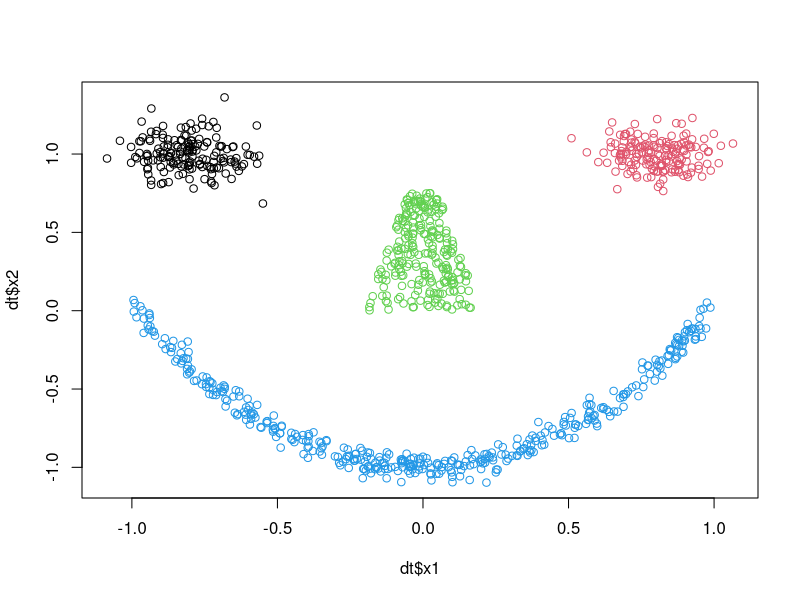
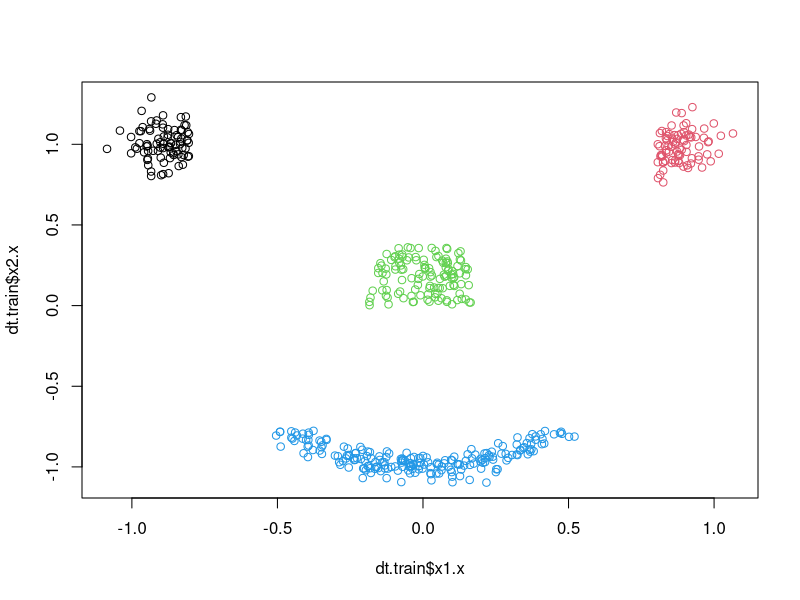

Reproduce these figures in R, in order. (Note: this script raises an error after producing the figures.)
#Generate Smiley data set
D = 2  #dimensionality
K = 4  #number of classes
N = 1000  #size of sample

library(mlbench)
smiley = mlbench.smiley(n=N, sd1 = 0.1, sd2 = 0.05)

dt = data.frame(cbind(smiley$x, smiley$classes))
names(dt) = c("x1", "x2", "y")
plot(dt$x1, dt$x2, col = dt$y)

medians = aggregate(dt[, !names(dt) %in% c("y")], list(dt$y), median)
dt = merge(dt, medians, by.x = c("y"), by.y = ("Group.1"))

dt$flag_train = ifelse((dt$y == 1)&(dt$x1.x <= dt$x1.y), 1, 0)
dt$flag_train = ifelse((dt$y == 2)&(dt$x1.x > dt$x1.y), 1, dt$flag_train)
dt$flag_train = ifelse((dt$y == 3)&(dt$x2.x < dt$x2.y), 1, dt$flag_train)
dt$flag_train = ifelse((dt$y == 4)&(dt$x2.x < dt$x2.y), 1, dt$flag_train)

dt.train = dt[dt$flag_train == 1, ]
plot(dt.train$x1.x, dt.train$x2.x, col = dt.train$y)

set.seed(1)
order = sample(seq(1,N))
dt = dt[order, ]

X = as.matrix(dt[, c("x1.x", "x2.x")])
y = dt[, c("y")]

outcomes = matrix(0, ncol = K, nrow = N)
for (i in 1:N) {
  outcomes[i, y[i]] = 1
}

#train and test
X.train = as.matrix(dt[dt$flag_train == 1, c("x1.x", "x2.x")])
y.train = as.matrix(dt[dt$flag_train == 1, c("y")])
N.train = length(y.train)
X.test = as.matrix(dt[dt$flag_train == 0, c("x1.x", "x2.x")])
y.test = as.matrix(dt[dt$flag_train == 0, c("y")])

outcomes.train = matrix(0, ncol = K, nrow = N.train)
for (i in 1:N.train) {
  outcomes.train[i, y.train[i]] = 1
}

outcomes.test = matrix(0, ncol = K, nrow = (N-N.train))
for (i in 1:(N-N.train)) {
  outcomes.test[i, y.test[i]] = 1
}

Xones.test = cbind(rep(1, dim(X.test)[1]), X.test)

#params
M <- 3000
M0 <- 1000 #burn-in

#AA on test data set
AA = AA_multiclass(outcomes.test, X.test, M, M0, a = 0.01, sigma = 0.9)
loss_AA <- -log(apply(AA$gamma * outcomes.test, 1, sum))
Loss_AA <- cumsum(loss_AA)
max(Loss_AA)

#nn on training data
nn = neuron(outcomes.train, X.train, step_size = 2, reg = 0, maxiter = 10000)
params.nn = rbind(nn$b, nn$W)
probs.nn = Xones.test %*% params.nn
probs.nn = exp(probs.nn)
probs.nn = probs.nn / apply(probs.nn, 1, sum)
loss_nn <- -log(apply(probs.nn * outcomes.test, 1, sum))
Loss_nn <- cumsum(loss_nn)
max(Loss_nn)
y.nn = rep(0, N - N.train)
for (i in 1:(N-N.train)) {
  y.nn[i] = which.max(probs.nn[i, ])
}
correct.nn = sum(y.nn == y.test) / (N - N.train)

#nn on test data
nn2 = neuron(outcomes.test, X.test, step_size = 2, reg = 0, maxiter = 100000)
params.nn2 = rbind(nn2$b, nn2$W)
probs.nn2 = Xones.test %*% params.nn2
probs.nn2 = exp(probs.nn2)
probs.nn2 = probs.nn2 / apply(probs.nn2, 1, sum)
loss_nn2 <- -log(apply(probs.nn2 * outcomes.test, 1, sum))
Loss_nn2 <- cumsum(loss_nn2)
max(Loss_nn2)
y.nn2 = rep(0, N - N.train)
for (i in 1:(N-N.train)) {
  y.nn2[i] = which.max(probs.nn2[i, ])
}
correct.nn2 = sum(y.nn2 == y.test) / (N - N.train)

probs.nn3 = matrix(0, ncol = K, nrow = dim(X.test)[1])
probs.nn3[1, ] = Xones.test[1, ] %*% params.nn
#nn online on test data 
for (i in 1:(dim(X.test)[1]-1)) {
  outcomes.temp = rbind(outcomes.train, outcomes.test[1:i, ])
  X.temp = rbind(X.train, X.test[1:i, ])
  nn3 = neuron(outcomes.temp, X.temp, step_size = 2, reg = 0, maxiter = 100000)
  params.nn3 = rbind(nn3$b, nn3$W)
  probs.nn3[i+1, ] = Xones.test[i+1, ] %*% params.nn3
}

probs.nn3 = exp(probs.nn3)
probs.nn3 = probs.nn3 / apply(probs.nn3, 1, sum)
loss_nn3 <- -log(apply(probs.nn3 * outcomes.test, 1, sum))
Loss_nn3 <- cumsum(loss_nn3)

time = seq(0, dim(X.test)[1])
a = 0.01
bound = -(a*sum(params.nn2^2) + K*D/2*log(1+D/(8*a)*time))

pdf("smiley_Loss_diff_test.pdf", height = 8.5, width = 8.5, paper = "special")
plot(time, c(0, Loss_nn2 - Loss_AA), ylim = c(min(bound), 0), lwd=3,cex=2,cex.lab=2, cex.axis=2, cex.main=2, cex.sub=2, type = "l", xlab = "Time", ylab = "", main= "Loss difference")
lines(time, bound, lwd=3,cex=2)
dev.off()

pdf("smiley_Loss_diff_train.pdf", height = 8.5, width = 8.5, paper = "special")
plot(Loss_nn - Loss_AA, lwd=3,cex=2,cex.lab=2, cex.axis=2, cex.main=2, cex.sub=2, type = "l", xlab = "Time", ylab = "", main= "Loss difference")
dev.off()

pdf("smiley_Loss_diff_online.pdf", height = 8.5, width = 8.5, paper = "special")
plot(Loss_nn3 - Loss_AA, lwd=3,cex=2,cex.lab=2, cex.axis=2, cex.main=2, cex.sub=2, type = "l", xlab = "Time", ylab = "", main= "Loss difference")
lines(rep(0, dim(X.test)[1]), lwd=3,cex=2)
dev.off()